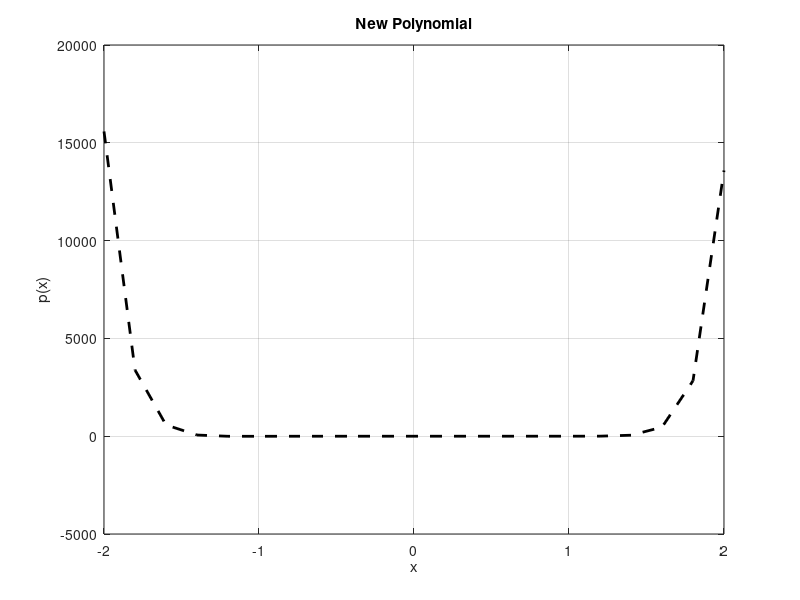

The MATLAB source for this figure:
clc
clear all
close all

p1 = [8 0 0 -5 0 2 0 -7]

p2 = [3 0 0 0 -5 0 -1 3]

r1 = roots(p1)

r2 = roots(p2)

r = [r1 ; r2];

p = poly(r)

x = -2:0.2:2;

plot(x,polyval(p,x) , 'k--' , 'LineWidth', 2)
xlabel('x');
ylabel('p(x)');
title('New Polynomial');
grid on;